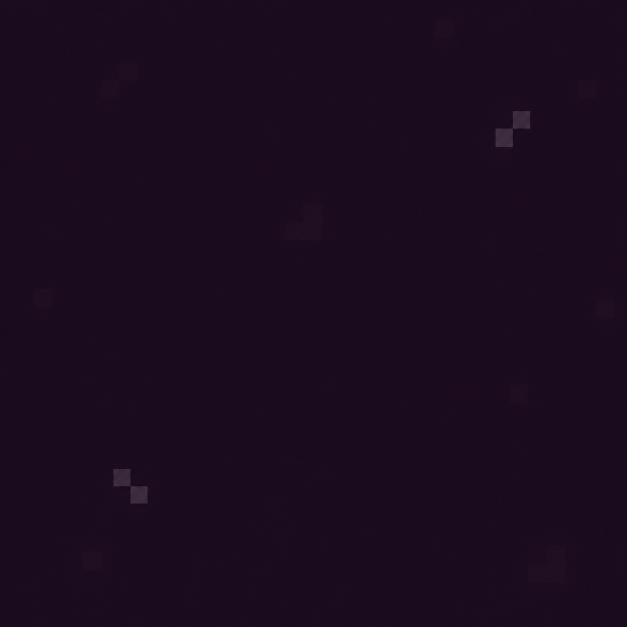
#> input picture assets/characters/wolf-jacket/texture-sources/black-violet-leather.png, 1254 x 1254 px (shown at 1/2 size)
$ python prepare_wolf_materials.py
#> lines starting #> are read from the running program, lines starting #| are printed output that depends on the picture
#!/usr/bin/env python3
"""Encode the generated low-detail art as tiny, limited-palette game textures."""
from PIL import Image

from site_character_wolf_jacket import ASSETS,TEXTURES

COLORS={"leather":4,"wool":6}

def main():
    for kind,path in TEXTURES.items():
        source=ASSETS/"texture-sources"/path.name
        with Image.open(source) as image:
#> image is the input picture: PIL image 1254x1254 RGB; mean R, G, B 27, 11.1, 30.2
            tile=image.convert("RGB").resize((32,32),Image.Resampling.BOX)
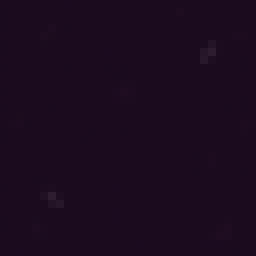
#> tile: PIL image 32x32 RGB (shown 8 times larger); mean R, G, B 27.1, 11.1, 30.2
            tile=tile.quantize(colors=COLORS[kind],method=Image.Quantize.MEDIANCUT,dither=Image.Dither.NONE).convert("RGB")
        tile.save(path)
        print(path.name,"32x32",len(tile.getcolors()),"colors")
#| black-violet-leather.png 32x32 4 colors
#> pass 2 of the loop in main, `for kind,path in TEXTURES.items():`:
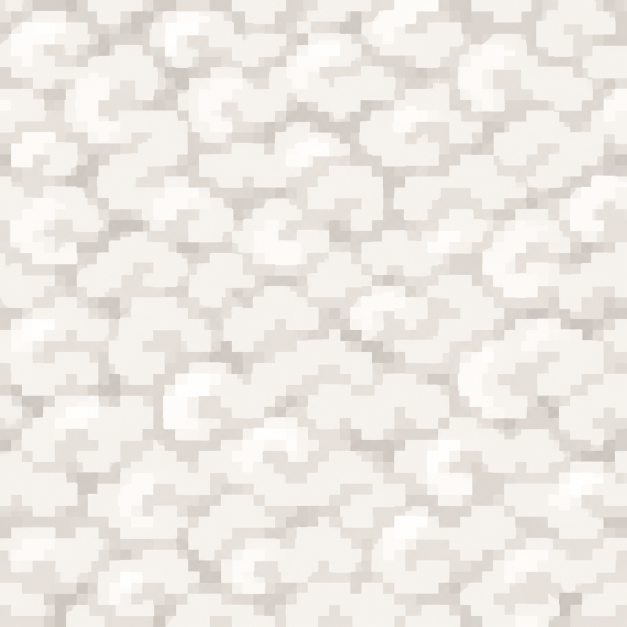
#> input picture assets/characters/wolf-jacket/texture-sources/eggshell-sheepswool.png, 1254 x 1254 px (shown at 1/2 size)
#> in main, image is the input picture: PIL image 1254x1254 RGB; mean R, G, B 238.1, 233.4, 228.1
#> in main, `tile=image.convert("RGB").resize((32,32),Image.Resampling.BOX)`:
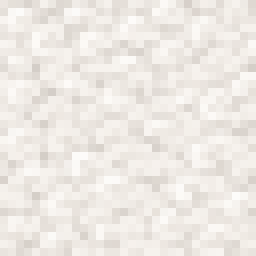
#> tile: PIL image 32x32 RGB (shown 8 times larger); mean R, G, B 238.1, 233.4, 228.1
#| eggshell-sheepswool.png 32x32 6 colors

if __name__=="__main__":
    main()
